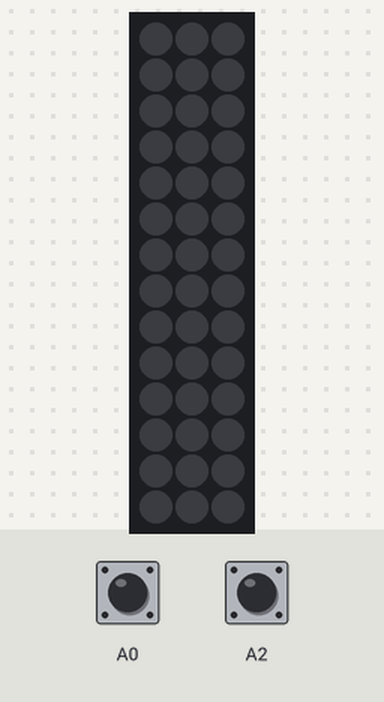
Bench run of a sketch on a simulated Arduino Uno, built with avr-gcc and run on an emulated ATmega328P. On the bench: 3×14 RGB LED matrix (first LED top left, wired row by row). The inputs (shaded band) are chosen by the test bench; at power-on: A0 HIGH, A2 HIGH. Dim RGB values are drawn brighter than linear.

Above: at 1.2 s.
1.3 s: A0 pulled LOW for 0.15 s
At 1.77 s:
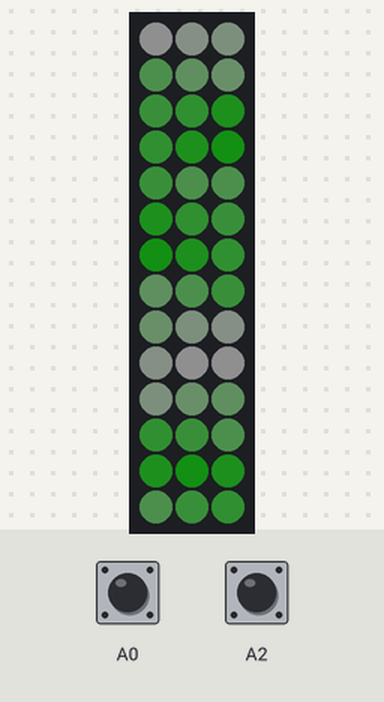
2.0 s: A2 pulled LOW for 1 s
At 3.29 s:
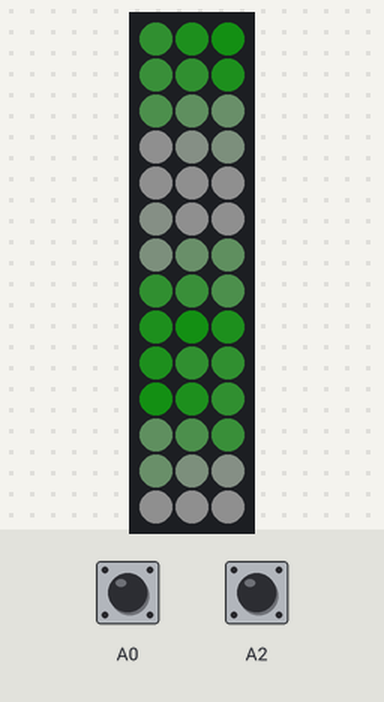
3.6 s: A0 pulled LOW for 1 s
At 4.19 s:
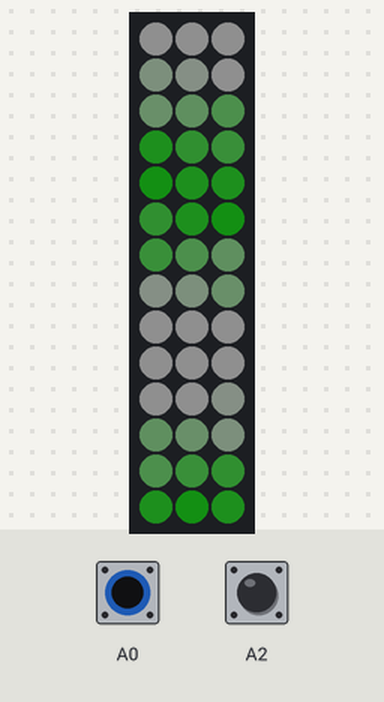
5.2 s: A2 pulsed LOW 2 times (0.12 s each, 0.3 s apart)
At 6.3 s:
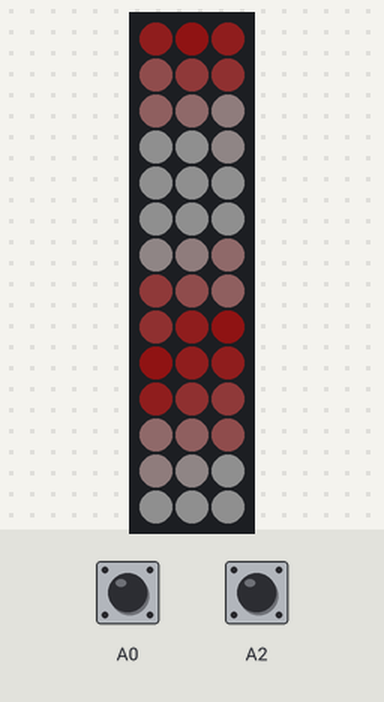
8.5 s: A2 pulled LOW for 0.15 s
At 9.6 s:
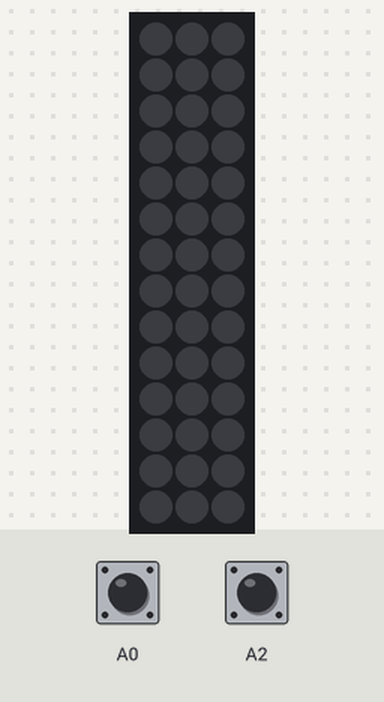
10.6 s: A2 pulsed LOW 2 times (0.12 s each, 0.3 s apart)
At 13.1 s:
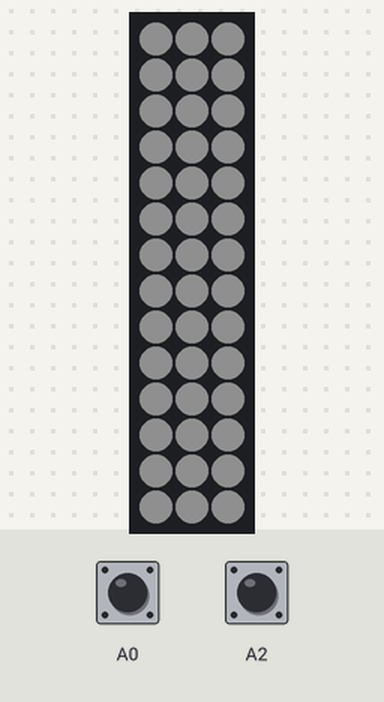
Timing chart, 0 to 14.6 s (numbered marks = the images above; inputs shaded):
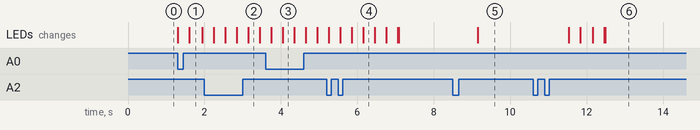

The sketch:

VisualRing.ino
```cpp
//Изменяемые настройки

#define DEBUG false //TRUE - включить

#define IS_LED_STRIP true   //true - используетс лента, false - лампа

#define MATRIX_WIDTH 3      //Высота
#define MATRIX_HEIGHT 14    //Ширина

#define RADIUS 10           //Радиус

\

//ищзменяемые настройки

//Не изменять
#define MATRIX_PIN 13    //Пин ленты
#define ENVOLVED_MIMIMUM 35
#define ZERO 0    // Нулевая константа

#define ms() (long)millis()   //внутреннее время

#define BRIGHTNESS_ZERO ZERO    //нулевая яркость

#define MAX_VALUE 255           //максимальное значение

#define MAP_RADIUS 255/RADIUS   //нужно
#define BUTTON_OUTSIDE A0       //пин звонка
#define BUTTON_INSIDE A2        //пин управленияя

#define SOFTNESS MAX_VALUE/RADIUS                    //Мягкость сглаживания линий

#define MATRIX_NUM_LEDS (MATRIX_WIDTH * MATRIX_HEIGHT)    //количество светодиодов

#define MATRIX_COLORS 3      //Кол-во цветов


//Режимы

  #define MODE_LIGHT_OFF 0
  #define MODE_LIGHT_ON 1
  #define MODE_RING 2
  #define MODE_CHANGE_COLOR 3
  #define MODE_CHANGE_COLOR_ANIM 4
  #define MODE_SHACAL_SETTINGS 5
  #define MODE_SHACAL_SETTINGS_ANIM 6

//Режимы
//Не изменять


#include <GyverButton.h>
#include <GyverTimer.h>

#if IS_LED_STRIP
#include <FastLED.h>
#endif
//Переменные


byte maxClickTimes = 3;
byte clickTimes = 0;
long previousShacal = 0;
long shacalFreeTime = 30000;
long shacalTimeout = 10000;
bool forceShacalBlock = false;

uint8_t mode = 0;
bool ledLight = 0;

long tmpInt1 = 0;
long tmpInt2 = 0;
long tmpInt3 = 0;
long tmpInt4 = 0;
long tmpInt5 = 0;
long tmpTimesCounter = 0;

GButton ringButton(BUTTON_OUTSIDE);
GButton controlButton(BUTTON_INSIDE);

#if IS_LED_STRIP

#define RED 0
#define GREEN 1
#define BLUE 2

boolean horizontal_line = true;   //true - горизонтальное расположение ленты, false -вертикальное

long oneTime = 500;
long ringDuration = 5000;

struct CRGB matrix [MATRIX_NUM_LEDS];   //лента
byte brightness = 15;

byte colorState = 0; // 0- red 1- green, 2 - blue

#define MATRIX_LENGTH (horizontal_line) ? MATRIX_HEIGHT : MATRIX_WIDTH

#endif
//Классы

void setup() {

  #if IS_LED_STRIP

    FastLED.addLeds<WS2811, MATRIX_PIN, RGB>(matrix,MATRIX_NUM_LEDS).setCorrection(TypicalLEDStrip);
    FastLED.setBrightness(BRIGHTNESS_ZERO);

  #else
    pinMode(MATRIX_PIN, OUTPUT);
  #endif

  #if DEBUG == true
  Serial.begin(9600);

  while(!Serial){};

  toLog("IS_LED_STRIP:");
  toLog(IS_LED_STRIP);
  nextLog();


  toLog("FastLed size:");
  #if IS_LED_STRIP
  toLog(FastLED.size());
  #else
  toLog("Unavaible");
  #endif

  nextLog();
  nextLog();

  #endif
}

void loop() {

  buttonsTick();
  unshacaler();

  #if IS_LED_STRIP
    stripChecker();
  #else
    rgbChecker();
  #endif
}

void toLog(String message){
  #if DEBUG
  Serial.println(message);
  #endif
}

void toLog(int message){
  #if DEBUG
  Serial.println(message);
  #endif
}

void nextLog(){
  #if DEBUG
  Serial.println("+++++++++++++++++++");
  #endif
}

void buttonsTick(){

  if(!isBlocked()){
    ringButton.tick();
  }
  controlButton.tick();


  if(controlButton.isSingle()){
    if (mode == MODE_RING || mode == MODE_LIGHT_OFF){
      setLightMode(MODE_LIGHT_ON);
    }else{
      setLightMode(MODE_LIGHT_OFF);
    }
  }

  if(controlButton.isDouble()){
    setLightMode(MODE_CHANGE_COLOR);
  }

  if(controlButton.isTriple()){
    setLightMode(MODE_SHACAL_SETTINGS);
  }

  if(ringButton.isPress()){
    setLightMode(MODE_RING);
    shacalCounter();
  }

}

void setLightMode(uint8_t _mode){
  #if DEBUG
    toLog("set mode from:");
    toLog(mode);
    toLog("to:");
    toLog(_mode);
    nextLog();
  #endif

  cleanTmp();
  mode = _mode;
}

void cleanTmp(){
  tmpInt1 = 0;
  tmpInt2 = 0;
  tmpInt3 = 0;
  tmpInt4 = 0;
  tmpInt5 = 0;
  tmpTimesCounter = 0;
  toLog("Cleaned");
  nextLog();
}

bool isBlocked(){
  if ((ms() - previousShacal < shacalFreeTime && clickTimes > maxClickTimes) || forceShacalBlock){
    return true;
  }else{
    return false;
  }
}

void shacalCounter(){
  previousShacal = ms();
  clickTimes++;
}

void unshacaler(){
  if(ms() - previousShacal > shacalTimeout){
    clickTimes = 0;
  }
}


void forceShacalChange(){
  clickTimes = 0;
  toLog("changed from");
  toLog(forceShacalBlock);
  forceShacalBlock = !forceShacalBlock;
  toLog("to");
  toLog(forceShacalBlock);
  nextLog();
}

//Если выбрана лента
#if IS_LED_STRIP

uint16_t getAnimTimeout(){
  if (horizontal_line){
    return oneTime/MATRIX_HEIGHT;
  }else{
    return oneTime/MATRIX_WIDTH;
  }
}

void stripChecker(){
  switch(mode){

    case MODE_LIGHT_OFF:
      setAllWhite();
      setLightOff();
    break;

    case MODE_LIGHT_ON:
      setAllWhite();
      setLightOn();
    break;

    case MODE_RING:
      setLightOn();
      ringAnimation(MATRIX_LENGTH);
      autoOffByCounter(6);
    break;

    case MODE_CHANGE_COLOR:
      raiseLightColor();
      setLightMode(MODE_CHANGE_COLOR_ANIM);
    break;

    case MODE_CHANGE_COLOR_ANIM:
      setLightOn();
      ringAnimation(MATRIX_LENGTH);
      autoOffByCounter(2);
    break;

    case MODE_SHACAL_SETTINGS:
      forceShacalChange();
      setLightMode(MODE_SHACAL_SETTINGS_ANIM);
    break;
    case MODE_SHACAL_SETTINGS_ANIM:
      setLightOn();
      fadeAnimation();
      autoOffByCounter(2);
    break;
    default:
      setLightMode(MODE_LIGHT_OFF);
    break;
  };

  FastLED.show();
}


void autoOffAnimation(long duration){
  if (ms() - tmpInt2 > duration){
    setLightMode(MODE_LIGHT_ON);
    toLog(ms());
    toLog(tmpInt2);
    toLog(ringDuration);
  }
}

void ringAnimation(long lines){
  if(tmpInt1 == 0){
    tmpInt1 = 1;
    tmpInt2 = ms();
    tmpInt4 = 1;
    toLog(tmpInt2);
  }
  if(ms() - tmpInt3 > getAnimTimeout()){
    raiseAnimLine(lines);
    tmpInt3 = ms();

  }

  setEvolvedLine(tmpInt1);
}

void raiseAnimLine(long lines){
  if(tmpInt1 >= lines) {
    tmpInt4 = -1;
    countUp();
  }
  if(tmpInt1 <= 1){
    tmpInt4 = 1;
    countUp();
  }
  if(tmpInt1 < ZERO){
    setLightMode(MODE_LIGHT_ON);
    toLog("Detected bug (tmpInt1 in raiseAnimLine <= 0):");
    toLog(tmpInt1);
    toLog("!Autofixed! (go to main state)");
  }
  tmpInt1+=tmpInt4;
}

CRGB getFadedColor(){
  CRGB color = CRGB(MAX_VALUE,MAX_VALUE,tmpInt1);
  if (!forceShacalBlock){
    color[1] = tmpInt1;
  }else{
    color[0] = tmpInt1;
  }
  return color;
}

void countUp(){
  countUp(1);
}

void countUp(long x){
  toLog("counted");
  toLog(tmpTimesCounter);
  nextLog();
  tmpTimesCounter+=x;
}


void autoOffByCounter(long counts){
  if (tmpTimesCounter > counts){
    setLightMode(MODE_LIGHT_ON);
    toLog("autoOffByCounter");
  }
}

void nextFade(){
  if (tmpInt1 <= ZERO+5) {tmpInt4 = 10; countUp(); toLog(tmpInt1); nextLog();}
  if (tmpInt1 >= MAX_VALUE-5) {tmpInt4 = -10; countUp(); toLog(tmpInt1); nextLog();}
  tmpInt1+=tmpInt4;
}

void fadeAnimation(){
  if(tmpTimesCounter == ZERO){
    tmpInt1 = MAX_VALUE;
    tmpInt4 = -1;
    tmpInt2 = ms();
  }
  if(ms() - tmpInt3 > getAnimTimeout()){
    tmpInt3 = ms();
    nextFade();
  }

  CRGB color = getFadedColor();
  setAllOneColor(color);
}

void raiseLightColor(){
  colorState++;
  if(colorState > BLUE){
    colorState = 0;
  }
  toLog(colorState);
}

void setLightOn(){
  FastLED.setBrightness(brightness);
}

void setLightOff(){
  FastLED.setBrightness(BRIGHTNESS_ZERO);
}

void setAllWhite(){
  setAllOneColor(CRGB::Blue);
  setAllOneColor(CRGB::White);
}

//получение номера пикселя по кординатам
uint32_t getByXY(uint32_t x, uint32_t y){
  return horizontal_line ? _getByXY(x, y) : _getByXY(y,x);
}

//вспомогательная функция для получения номера пикселя
uint32_t _getByXY(uint32_t x, uint32_t y){
      if (x > MATRIX_HEIGHT){
          x = MATRIX_HEIGHT;
      }
      if(y > MATRIX_WIDTH){
        y = MATRIX_WIDTH;
      }
      return (y%2 == 0) ? MATRIX_HEIGHT * y - x : ( y -  1 ) * MATRIX_HEIGHT + x - 1;
}

//Установить цвет отдельного пикселя классом CRGB
void setColorToPixel(uint32_t x, uint32_t y, CRGB color){
  matrix[getByXY(x,y)] = color;
}

//Установить цвет отдельного пикселя поцветно
void setColorToPixel(uint32_t x, uint32_t y, byte red, byte green, byte blue){
  setColorToPixel(x,y, CRGB(red,green,blue));
}

//установить цвет на линию классом CRGB
void setColorToLine(uint32_t line, CRGB color){
  uint32_t columns = horizontal_line ? MATRIX_WIDTH : MATRIX_HEIGHT;
  for(uint32_t column = 1; column <= columns; column++){
    setColorToPixel(line, column, color);
  }
}

//установить цвет на линию поцветно
void setColorToLine(uint32_t line, byte red, byte green, byte blue){

  setColorToLine(line, CRGB(red,green,blue));

}

//Установить всё одиним цветом по классу CRGB
void setAllOneColor(CRGB color){
  for (uint32_t pixel; pixel<MATRIX_NUM_LEDS; pixel++){
    matrix[pixel] = color;
  }
}

//установить всё одним цветом поцветно
void setAllOneColor(byte red, byte green, byte blue){
  setAllOneColor(CRGB(red,green,blue));
}

byte filteredColor(int32_t line, int32_t evolved_line){
  int32_t ans = (MAP_RADIUS)*abs(line-evolved_line)+ENVOLVED_MIMIMUM;
  return (ans > MAX_VALUE) ? MAX_VALUE : ans;
}

void setEvolvedLine(uint32_t evolved_line){
  uint32_t lines = horizontal_line ? MATRIX_HEIGHT : MATRIX_WIDTH;

  for (uint32_t line = 1; line  <= lines; line++){


    CRGB color = CRGB(0,0,0);

    if (colorState == GREEN){
      color = CRGB(MAX_VALUE, filteredColor(line, evolved_line),filteredColor(line, evolved_line));

    }else if(colorState == BLUE){
      color = CRGB(filteredColor(line, evolved_line), filteredColor(line, evolved_line), MAX_VALUE);
    }else{
      color = CRGB(filteredColor(line, evolved_line), MAX_VALUE, filteredColor(line, evolved_line));
    }
    setColorToLine(line, color);

  }

}

#else

void autoOff(int times){
  if (tmpTimesCounter > times){
    setLightMode(MODE_LIGHT_ON);
  }
}

void blink(int timeout){
  if(ms() - tmpInt1 > timeout){
    ledLight =!ledLight;
    toLog("Blink");
    nextLog();
    tmpTimesCounter++;
    tmpInt1 = ms();
  }
}

void rgbChecker(){

  switch (mode)
  {

  case MODE_LIGHT_ON:
      ledLight = 1;
    break;
  case MODE_LIGHT_OFF:
      ledLight = 0;
  break;

  case MODE_RING:
      blink(500);
      autoOff(6);
  break;
  case  MODE_SHACAL_SETTINGS:
    forceShacalChange();
    setLightMode(MODE_SHACAL_SETTINGS_ANIM);
  break;
  case MODE_SHACAL_SETTINGS_ANIM:
      blink(250);
      if (forceShacalBlock){
        autoOff(4);
      }else{
        autoOff(2);
      }

  break;

  default:
    setLightMode(MODE_LIGHT_OFF);
  break;

  }

  if(ledLight){
    setRGB(1);
  }else{
    setRGB(0);
  }

}

void setRGB(bool ledVal){
  digitalWrite(MATRIX_PIN, ledVal);
}
#endif
```

Measured:
- after the input at 1.3 s, the LEDs: first change at once (image 1 shows a later state)
- after the input at 5.2 s, the LEDs: first differ from a run without the input after 0.95 s (image 4)
- after the input at 8.5 s, the LEDs: change after 0.65 s (image 5)
- after the input at 10.6 s, the LEDs: first change after 0.93 s (image 6 shows a later state)
